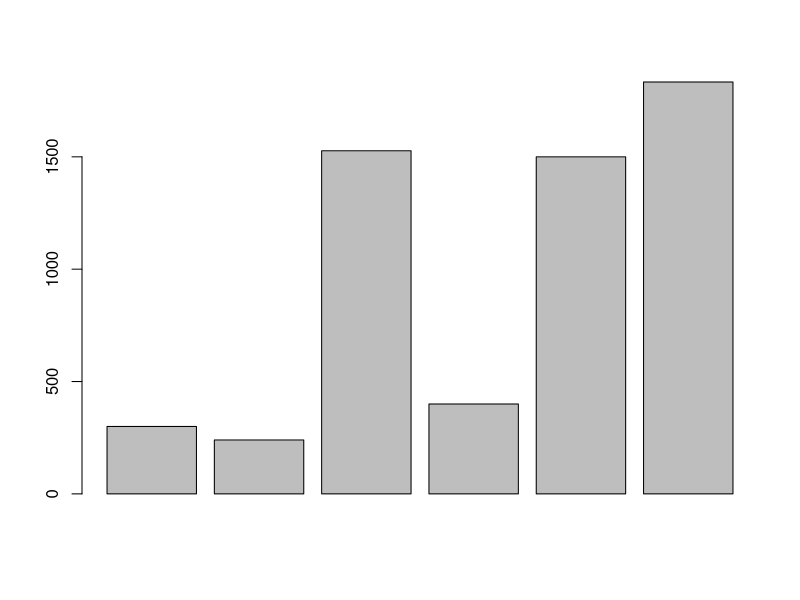
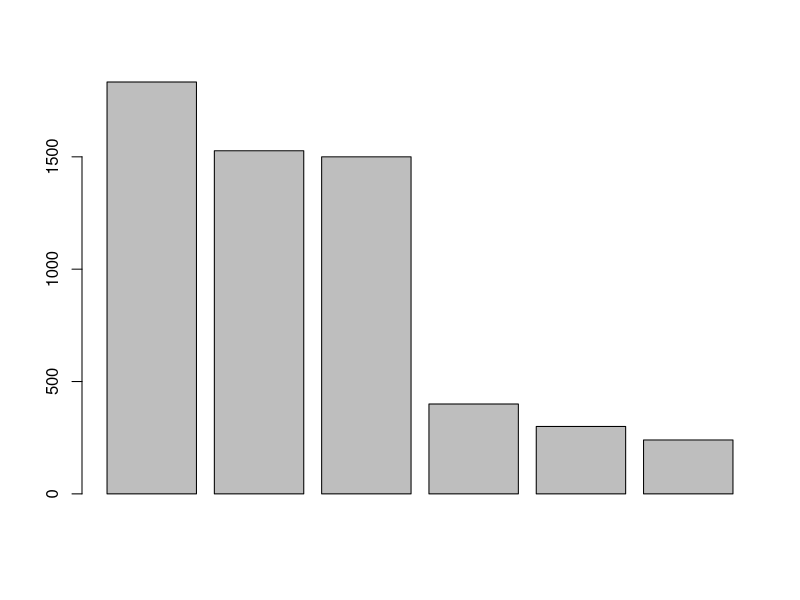
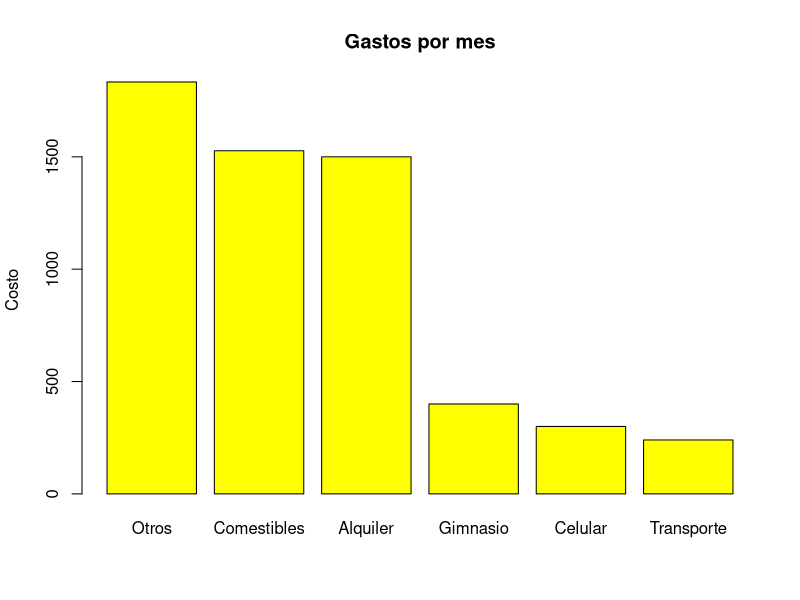

The R script that drew these images, in order:
# Laboratorio 1: Empezar con R y RStudio 
# Trabajar con datos en R
# Jairo Alberto Leal Gómez
# Matricula 1723093
# DCOMRN 1 semestre - Estadistica en la Investigación Cientiica

# Parte 1 R y RStudio -----------------------------------------------------

# Primer contacto con la consola de R

# Por ejemplo, considere las facturas mensuales de una estudiante universitaria
# de la MCF: teléfono celular $ 300, transporte $ 240, comestibles $ 1527, 
# gimnasio $ 400, alquiler $ 1500, otros $ 1833.

# Gastos totales
300 + 240 + 1527 + 400 + 1500 + 1833

# Por ejemplo, podrás crear un objeto llamado celular para los gastos de 
# facturación de telefonía celular, después inspecciona el objeto creado.

celular <- 300
celular

# Realiza más asignaciones para crear variables de transporte, comestibles, 
# gimnasio, alquiler y otros con sus montos correspondientes.

transporte <- 240
comestibles <- 1527
gimnasio <- 400 
alquiler <- 1500
otros <- 1833

#  Ahora que tiene todas las variables, cree un objeto total con la suma de 
# los gastos:

celular + transporte + comestibles + gimnasio + alquiler + otros

# Suponiendo que la estudiante tiene los mismos gastos todos los meses, 
# ¿cuánto gastaría durante un semestre escolar? 
# (suponga que el semestre implica cinco meses).

celular + transporte + comestibles + gimnasio + alquiler + otros
5800 * 5

# ¿cuánto gastaría la estudiante durante un año escolar? 
# (suponga que el año académico es de 10 meses).

5800 * 10

# Autoevaluación

#Toma los objetos creados de la estudiantes (i.e variables) transporte, 
#comestibles, gimnasio, alquiler y otros y escribamos dentro de la función de 
#combinación c() para crear un vector llamado gastos:

gastos <- c(celular, transporte, comestibles, gimnasio, alquiler, otros)

#Ahora, use la función gráfica barplot() para producir un diagrama de barras de gastos

barplot(gastos)

# Descubra cómo utilizar sort() para ordenar los elementos en la variable gastos, 
# con el fin de organizar elementos en gastos en orden decreciente.

help(sort)

# Descubra cómo utilizar sort() y barplot() para producir un gráfico de barras 
# con barras en orden decreciente.

gastos1 <- sort(gastos, decreasing = TRUE)

barplot(gastos1)

# Opcional: ve si puedes descubrir cómo mostrar los nombres de las variables 
# debajo de cada una de las barras

names(gastos1) <- c("Otros", "Comestibles", "Alquiler", "Gimnasio", "Celular", 
                    "Transporte")

barplot(gastos1,
        main = "Gastos por mes",
        ylab = "Costo",
        col= "yellow")




# Parte 2 Variables -------------------------------------------------------

# PROBLEMA 1

# Identifique el tipo de variable (cualitativa o cuantitativa) para la lista de 
# preguntas de una encuesta aplicada a estudiantes universitarios en una 
# clase de estadística:

  # Nombre de estudiante.
  # Fecha de nacimiento (p. Ej., 21/10/1995).
  # Edad (en años).
  # Dirección de casa (por ejemplo, 1234 Ave. Alamo).
  # Número de teléfono (por ejemplo, 510-123-4567).
  # Área principal de estudio.
  # Grado de año universitario: primer año, segundo año, tercer año, último año.
  # Puntaje en la prueba de mitad de período (basado en 100 puntos posibles).
  # Calificación general: A, B, C, D, F.
  # Tiempo (en minutos) para completar la prueba final de MCF 202.
  # Numero de hermanos

cualitativa <- c("nombre de estudiante", "dirección de la casa", 
                 "area principal de estudio",
               "grado de año", "calificacion general")

cuantitativa <- c("fecha de nacimiento", "edad", "puntuaje en la prueba", 
                  "tiempo", "numero de hermanos")

# PROBLEMA 2

# Elija un objeto (cualquier objeto, por ejemplo, animales, plantas, países, 
# instituciones, etc.) y obtenga una lista de 14 variables: 7 cuantitativas 
# y 7 categóricas

animal.cualitativa <- c("especie", "clase taxonomica", "ecosistema", "tipo de dieta",
                       "estatus de conservacion", "tipo de reproducción", 
                       "tipo de actividad principal")

animal.cuantitativa <- c("peso", "altura", "longitud del cuerpo", "edad", 
                         "numero de crias por camada",
                         "frecuencia cardiaca", "velocidad al correr")

# PROBLEMA 3

# Considere una variable con valores numéricos que describen formas electrónicas 
# de expresar opiniones personales: 1 = Twitter; 2 = correo electrónico; 
# 3 = mensaje de texto; 4 = Facebook; 5 = blog. 
# ¿Es esta una variable cuantitativa o cualitativa? Explique

    # Esta variable aunque esté representada con números, es cualitativa
    # Los valores 1, 2, 3, 4, 5 no representan cantidades ni valores medibles, 
    # sino categorías (Twitter, correo electrónico, mensaje de texto, Facebook, blog).
    # No existe un orden entre ellas

# PROBLEMA 4

# Para cada pregunta de investigación, (1) identifique a los individuos de interés 
# (el grupo o grupos que se están estudiando), (2) identifique la (s) variable (s) 
# (la característica sobre la que recopilaríamos datos) y (3) determine si cada 
# variable es categórico o cuantitativo

    # ¿Cuál es la cantidad promedio de horas que los estudiantes de universidades 
    # públicas trabajan cada semana?
    
        # Individuos de interes = estudiantes de universidades publicas
        # Variables = cantidad promedio de horas trabajadas cada semana
        # Tipo de variable = cuantitativa (se mide en horas)

    # ¿Qué proporción de todos los estudiantes universitarios de México están 
    # inscritos en una universidad pública?

        # Individuos de interes = todos los estudiantes universitarios de México
        # Variables = tipo de universidad (publica o privada)
        # Tipo de variable = categorica (publica/privada)

    # En los universidades públicas, ¿las estudiantes femeninas tienen un promedio 
    # de CENEVAL más alto que los estudiantes varones?

        # Individuos de interes = estudiantes
        # Variables = genero (femenino/masculino) y puntuaje de CENEVAL
        # Tipo de variable = genero es categorica y puntuaje es cuantitativo 

    #  ¿Es más probable que los atletas universitarios reciban asesoramiento 
    # académico que los atletas no universitarios?
    
        # Individuos de interes = atletas universitarios y no univeristarios
        # Variables = estatus de atleta (estudia o no estudia), recibir asesoramiento (si/no)
        # Tipo de variable = categoricas

    #  Si reuniéramos datos para responder a las preguntas de la investigación 
    # anterior, ¿qué datos podrían analizarse mediante un histograma? 
    # ¿Cómo lo sabes?

        # En este caso solo los de las cantidades de horas trabajadas por semana
        # y el de puntujae de ceneval
        # Lo sabemos porque los histogramas manejan datos de variables cuantitativas,
        # es decir numeros

